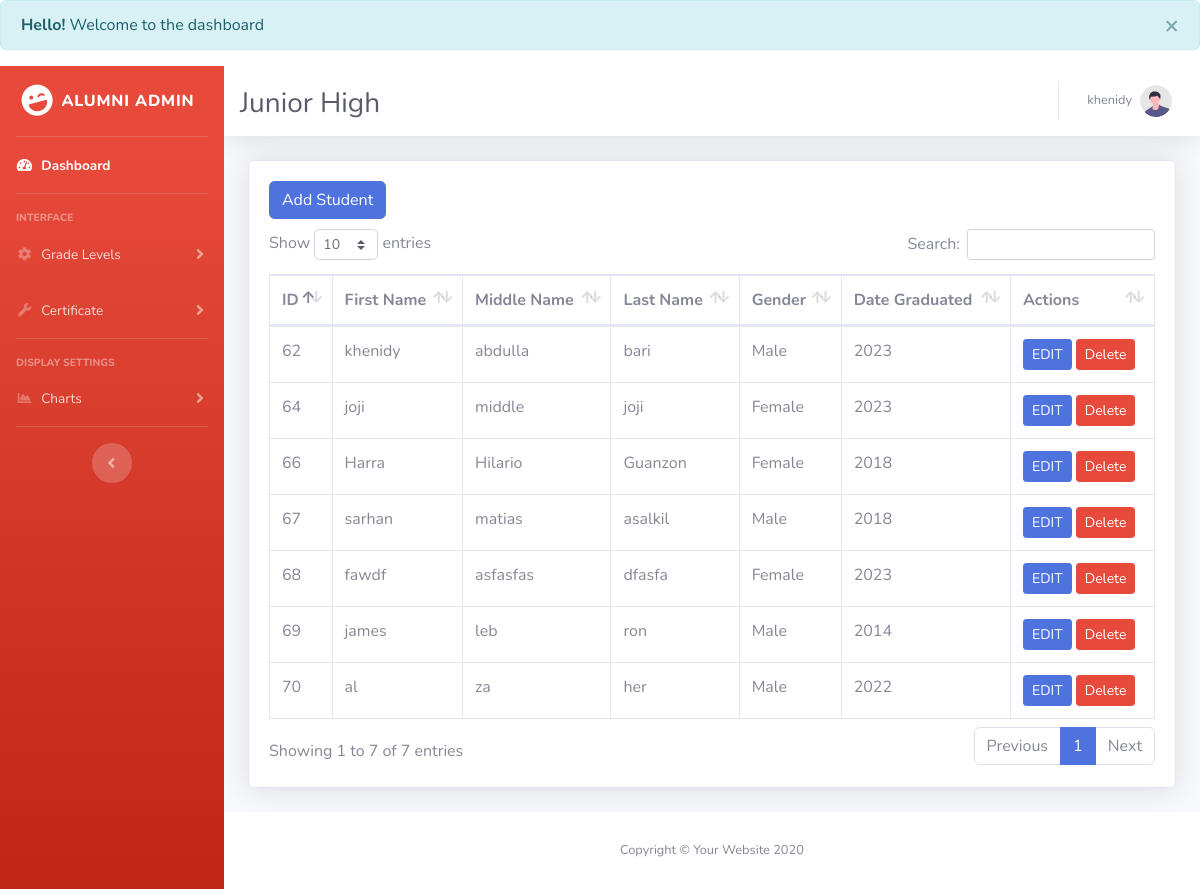
The page /board/junior.php (signed in) on the database its author committed.
### tables this page shows
CREATE TABLE `highschool` (
  `id` int(11) NOT NULL,
  `name` varchar(225) NOT NULL,
  `middle` varchar(225) NOT NULL,
  `last` varchar(225) NOT NULL,
  `gender` varchar(225) NOT NULL,
  `dategraduated` int(11) NOT NULL
);

### board/junior.php (the view, shortened to what this page needs)
<!DOCTYPE html>
<html lang="en">
<link rel="stylesheet" href="https://cdn.jsdelivr.net/npm/bootstrap@4.0.0/dist/css/bootstrap.min.css">
<head>
    <?php
    include('message.php');
    ?>
    <link href="vendor/fontawesome-free/css/all.min.css" rel="stylesheet" type="text/css">
    <link href="css/sb-admin-2.min.css" rel="stylesheet">
    <link href="vendor/datatables/dataTables.bootstrap4.min.css" rel="stylesheet">
</head>
<body id="page-top">
    <div id="wrapper">
        <ul class="navbar-nav bg-gradient-danger sidebar sidebar-dark accordion" id="accordionSidebar">
            <a class="sidebar-brand d-flex align-items-center justify-content-center" href="index.html">
                <div class="sidebar-brand-icon rotate-n-15">
                    <i class="fas fa-laugh-wink"></i>
                </div>
                <div class="sidebar-brand-text mx-2"> Alumni Admin</div>
            </a>
            <hr class="sidebar-divider my-0">
            <li class="nav-item active">
                <a class="nav-link" href="index.php">
                    <i class="fas fa-fw fa-tachometer-alt"></i>
                    <span>Dashboard</span></a>
            </li>
            <hr class="sidebar-divider">
            <div class="sidebar-heading">
                Interface
            </div>
            <li class="nav-item">
                <a class="nav-link collapsed" href="#" data-toggle="collapse" data-target="#collapseTwo"
                    aria-expanded="true" aria-controls="collapseTwo">
                    <i class="fas fa-fw fa-cog"></i>
                    <span>Grade Levels</span>
                </a>
            </li>
            <li class="nav-item">
                <a class="nav-link collapsed" href="#" data-toggle="collapse" data-target="#collapseUtilities"
                    aria-expanded="true" aria-controls="collapseUtilities">
                    <i class="fas fa-fw fa-wrench"></i>
                    <span>Certificate</span>
                </a>
            </li>
            <hr class="sidebar-divider">
            <div class="sidebar-heading">
                Display settings
            </div>
            <li class="nav-item">
                <a class="nav-link collapsed" href="#" data-toggle="collapse" data-target="#collapsechart"
                    aria-expanded="true" aria-controls="collapsechart">
                    <i class="fas fa-fw fa-chart-area"></i>
                    <span>Charts</span>
                </a>
            </li>
       <hr class="sidebar-divider d-none d-md-block">
<div class="text-center d-none d-md-inline">
    <button class="rounded-circle border-0" id="sidebarToggle"></button>
</div>
</ul>
        <div id="content-wrapper" class="d-flex flex-column">
            <div id="content">
                <nav class="navbar navbar-expand navbar-light bg-white topbar mb-4 static-top shadow">
                      <div class="d-sm-flex align-items-center justify-content-between mb-4" style = "padding-top: 30px;">
                        <h1 class="h3 mb-0 text-gray-800">Junior High</h1>
                    </div>
                    <ul class="navbar-nav ml-auto">
                        <?php if(isset($_SESSION['auth_user'])) : ?>
                        <li class="nav-item dropdown no-arrow">
                            <a class="nav-link dropdown-toggle" href="#" id="userDropdown" role="button"
                                data-toggle="dropdown" aria-haspopup="true" aria-expanded="false">
                                <span class="mr-2 d-none d-lg-inline text-gray-600 small"><?= $_SESSION['auth_user']['user_name']?></span>
                                <img class="img-profile rounded-circle"
                                    src="img/undraw_profile.svg">
                            </a>
                        </li>
                        <?php endif; ?>
                    </ul>
                </nav>
                <div class="container-fluid">
                    <?php
                    include('message.php');
                    ?>
                    <div class="card shadow mb-4">
                        <div class="card-body">
                            <div class="table-responsive">
                                <table class="table table-bordered" id="dataTable" width="100%" cellspacing="0">
                                <thead>
                  <tr>
                  <th>ID</th>
                  <th>First Name</th>
                  <th>Middle Name</th>
                  <th>Last Name</th>
                  <th>Gender</th>
                  <th>Date Graduated</th>
                   <th>Actions</th>
                   </tr>
                   </thead>
                <tbody>
                <a type="button" class="btn btn-primary" href="test2.php">Add Student </a>
<div style="padding-top: 10px;">
</div>
      <?php
$servername = "localhost";
$username = "root";
$password = "";
$dbname = "alumni";
$conn = mysqli_connect($servername, $username, $password, $dbname);
					$sql = "SELECT * FROM highschool WHERE id = id";
          $result = $conn->query($sql);
          while($row= $result->fetch_assoc()){
            echo "
                    <tr>
                    <td>  $row[id] </td>
                     <td>  $row[name]  </td>
                      <td>  $row[middle]  </td>
                      <td>  $row[last]  </td>
                      <td>  $row[gender]  </td>
                      <td>  $row[dategraduated]  </td>
                       <td><div>
                       <button type='button' class='btn btn-primary btn-sm editbtn' data-toggle='modal'
                       data-target='#exampleModalCenter' data-id=' $row[id]' data-name=' $row[name] '
                       data-middle=' $row[middle] '
                       data-last=' $row[last] '
                       data-gender=' $row[gender] '>
                       EDIT
                     </button>
                       <form action='juniorcode.php' method='POST' class = 'd-inline'>
                       <button type='submit' name='delete' value='$row[id]' class='btn btn-danger btn-sm'>Delete</button>
                       </form>
                           </div>
                       </td>
                        </tr>
                    ";
          }
          ?>
</tbody>
			  </table>
			  </body>
            <footer class="sticky-footer bg-white">
                <div class="container my-auto">
                    <div class="copyright text-center my-auto">
                        <span>Copyright &copy; Your Website 2020</span>
                    </div>
                </div>
            </footer>
</body>
</html>

### rows shown on the page
highschool: id "62", name "khenidy", middle "abdulla", last "bari", gender "Male", dategraduated "2023"
highschool: id "64", name "joji", middle "middle", last "joji", gender "Female", dategraduated "2023"
highschool: id "66", name "Harra", middle "Hilario", last "Guanzon", gender "Female", dategraduated "2018"
highschool: id "67", name "sarhan", middle "matias", last "asalkil", gender "Male", dategraduated "2018"
highschool: id "68", name "fawdf", middle "asfasfas", last "dfasfa", gender "Female", dategraduated "2023"
highschool: id "69", name "james", middle "leb", last "ron", gender "Male", dategraduated "2014"
highschool: id "70", name "al", middle "za", last "her", gender "Male", dategraduated "2022"

### other values the page prints
$_SESSION['message'] "Welcome to the dashboard"
$_SESSION['auth_user']['user_name'] "khenidy"
